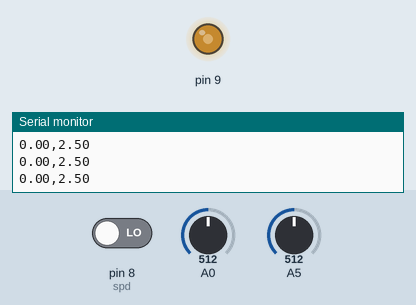
Simulated run of this sketch. Board: Arduino Uno, built with avr-gcc and run on an emulated ATmega328P. Shown: output pins drawn as LEDs (lit = HIGH), the last lines printed to the serial monitor. The inputs (shaded band) are chosen by the test bench; at power-on: A0 = 512, pin 8 (spd) LOW, A5 = 512.

Above: at 1.2 s.
1.3 s: A0 set to 716
At 2.5 s:
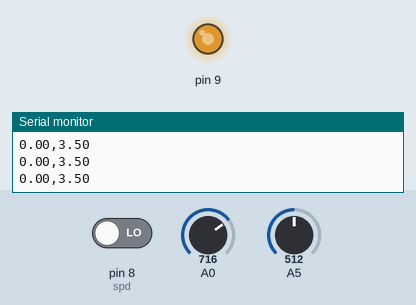
2.8 s: A0 set to 900
At 3.6 s:
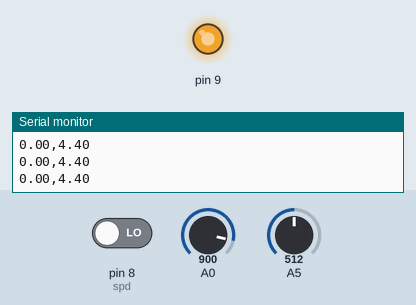
4.3 s: A0 set to 122
At 4.7 s:
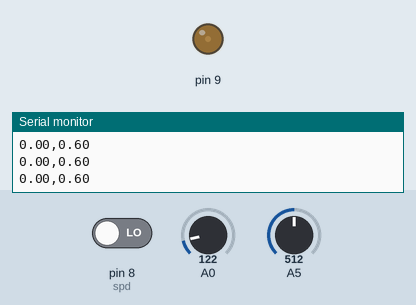
5.8 s: A0 set to 0
At 7.0 s:
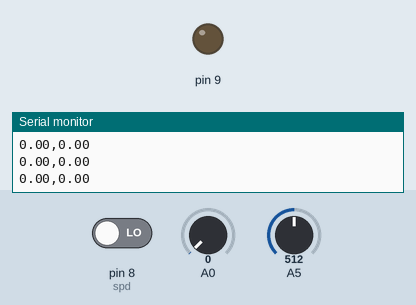
7.3 s: A0 set to 511
At 8.5 s:
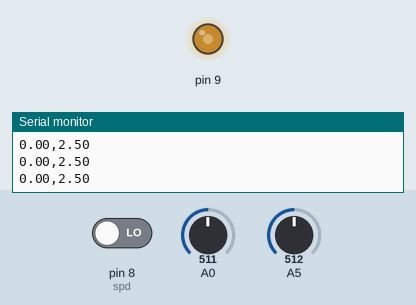
Timing chart, 0 to 9.8 s (numbered marks = the images above; inputs shaded):
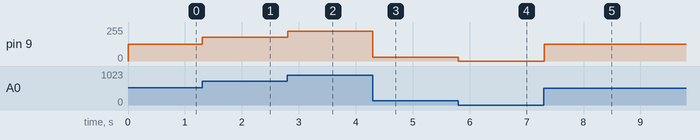

Measured:
- after the input at 1.3 s, pin 9: 127/255 → 178/255 at once
- after the input at 2.8 s, pin 9: 178/255 → 224/255 at once
- after the input at 4.3 s, pin 9: 224/255 → 30/255 at once
- after the input at 5.8 s, pin 9: 30/255 → 0/255 at once
- after the input at 7.3 s, pin 9: 0/255 → 127/255 at once

The sketch:

Sys_ID.ino
```cpp
unsigned long tslr = 0;
int interval_one = 10;
int spd = 8;
int low=7;
//int pwm=9;
//unsigned int counter = 0;
float RPM;

int i;


void setup() {
  Serial.begin(9600);
  pinMode(A0, INPUT);
  pinMode(9, OUTPUT);
  pinMode(A5, INPUT);
  // put your setup code here, to run once:
  /*Serial.print("RPM");
  Serial.print("   ");
  Serial.println("Voltage");*/

}

void loop()
{
  //digitalWrite(7, LOW);
 float pwm = (255./1023.)*analogRead(A0);
 float vd=analogRead(A5);
// Serial.println(vd);
 //Serial.println(pwm);
  analogWrite(9,pwm);
  tslr = millis();

  float count=0;
  bool array[2];
  array[0]=0;
  array[1]=1;

  while (millis() - tslr < interval_one)
  {
    boolean b= digitalRead(spd);
    //Serial.println(b);
    if(b>0)
    {
      if(b != array[0])
      {
        count= count+1;
        array[0]=1;
        array[1]=0;

      }
    }

    if(b==0)
    {
      array[0]=0;
      array[1]=1;
    }
   //Serial.println(b);


   }
   //Serial.print("\t");
   Serial.print((count/20)*100);
   Serial.print(",");
   Serial.println((5./1023.)*analogRead(A0));
   //delay(250);
 //Serial.println(" aaaaaaaaaaaaaaaaaaaaaaaaaaaaaaaaaaaaaaaaaaaaaaaaaaaa ");


}
```
